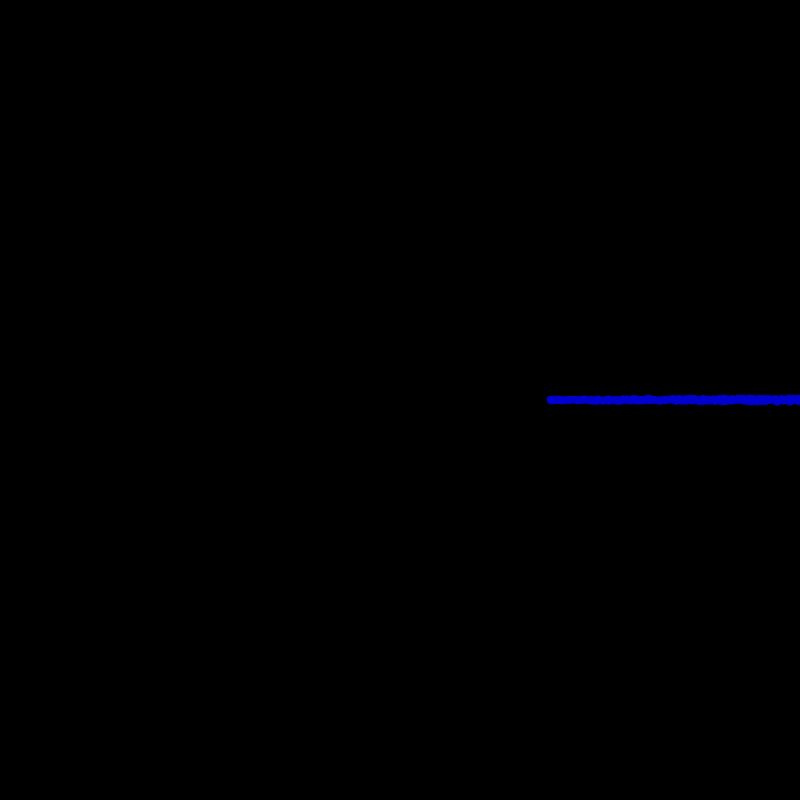
Frame 1 (no input)
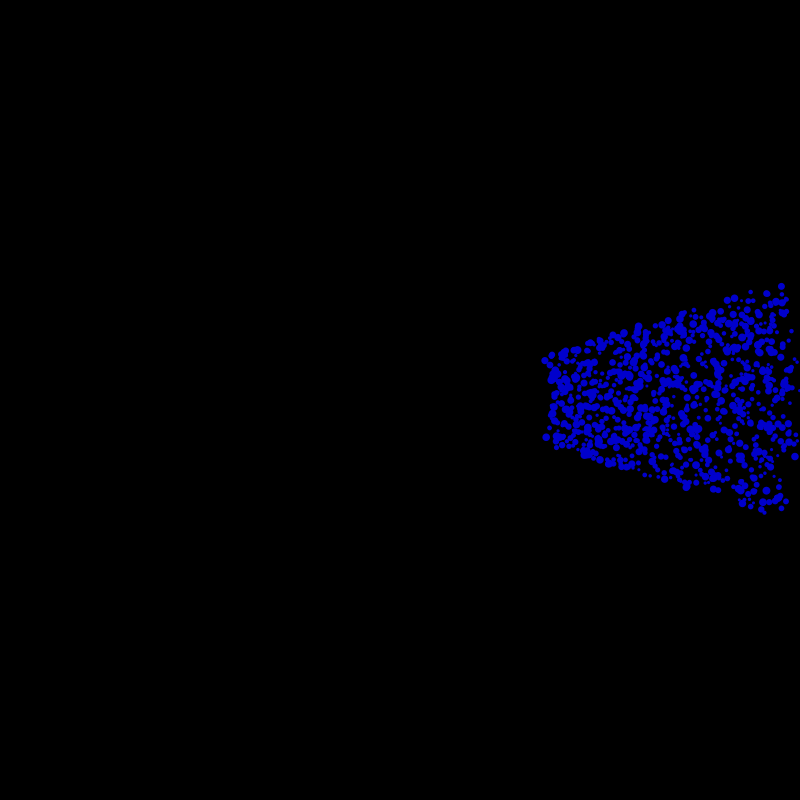
Frame 60 (the mouse pressed at the canvas centre just before this capture)
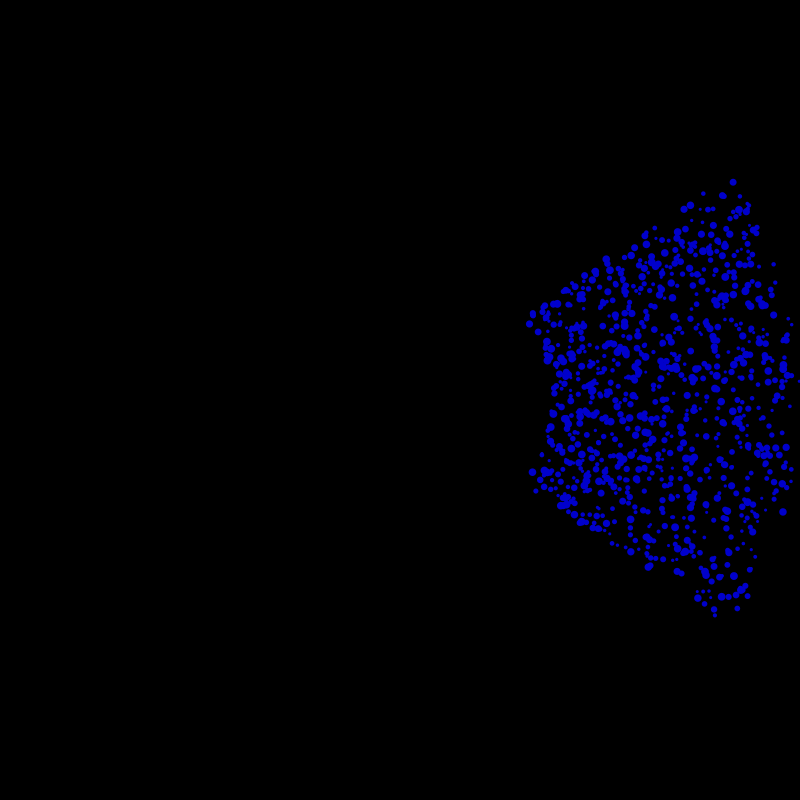
Frame 120 (the mouse held since frame 60 and released just before this capture)

The Processing sketch that drew these frames (run headless with seeded random() and noise(); from frame 60 on, the mouse is pressed at the canvas centre):

// Processing sketch: background
// ── background.pde
ArrayList<back> Back;

void setup() {
  size(800, 800);
  Back = new ArrayList<back>();
  initback();
}
void draw() {
  background(0);
  maj();
}

void initback() {
  for (int i=0; i<1000; i++) {
    Back.add(new back());
  }
}

void maj() {
  for (int u=0; u<1000; u++) {
    back maj = Back.get(u);
    maj.update();
    maj.display();
  }
}

// ── back.pde
class back {
  float xpos;
  float ypos;
  float speed = random(0.005);
  float tpos=0;
  float radius = random(150, 400);
  float size = random(3, 8);
  float sens= random(0,1);

  void update() {
    if (sens < 0.5) {
      tpos += speed;
    } else {
      tpos -= speed;
    }
    float sinval = sin(tpos);
    float cosval = cos(tpos);
    xpos = (width / 2) + (cosval * radius);
    ypos = (height / 2) + (sinval * radius);
  }

  void display() {
    fill(0, 0, 204);
    noStroke();
    ellipse(xpos, ypos, size, size);
  }
}
